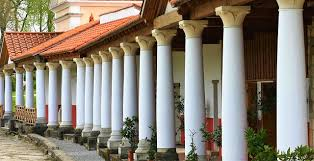
#> input picture data/images9.jpeg, 314 x 161 px
$ jupyter execute Untitled.ipynb
#> lines starting #> are read from the running program, lines starting #| are printed output that depends on the picture; after the words box and inside, x2 and y2 are one past the last pixel; in counts of white or black regions, pixels touching at a corner belong together
[cell 1]
import cv2
import numpy as np

[cell 2]
from IPython.display import Image, display

# Display an image
image_path = "./data/images9.jpeg"  # Replace with your image path
display(Image(filename=image_path))

[cell 3]
# Load the image
image = cv2.imread(image_path)
#> image is the input picture: shape (161, 314, 3); mean B, G, R 117.5, 130.4, 138.8
gray = cv2.cvtColor(image, cv2.COLOR_BGR2GRAY)
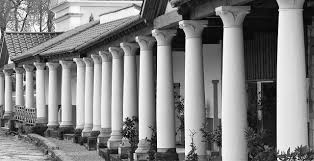
#> gray: shape (161, 314); min 0, max 255, mean 131.5

[cell 4]
# Apply thresholding
_, thresh = cv2.threshold(gray, 127, 255, cv2.THRESH_BINARY)
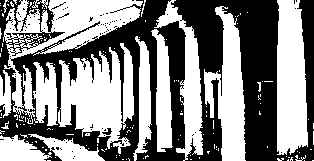
#> thresh: shape (161, 314); 52.7% white; 91 black regions (89 under 20 px)

[cell 5]
# Find contours
contours, _ = cv2.findContours(thresh, cv2.RETR_EXTERNAL, cv2.CHAIN_APPROX_SIMPLE)
#> contours = 145 contours, 133 with area under 20; largest, box (x1, y1, x2, y2) and area: (3, 0, 143, 124) 5442, (58, 43, 134, 154) 4480, (277, 0, 308, 155) 3930, (204, 6, 246, 161) 3234, (154, 0, 203, 161) 2176

[cell 6]
# Draw boundaries and represent each pillar with a distinct color
output_image = image.copy()
pillars_points = []

[cell 7]
# # Set a minimum area or height threshold to filter noise
# MIN_AREA = 30  # Adjust as per your image (in pixels)
# MIN_HEIGHT = 100  # Minimum height of the bounding box (in pixels)

# # for idx, contour in enumerate(contours):
# #     color = (np.random.randint(0, 256), np.random.randint(0, 256), np.random.randint(0, 256))  # Random color
# #     cv2.drawContours(output_image, [contour], -1, color, 2)  # Draw contour with color
# #     points = contour.reshape(-1, 2)  # Flatten contour to get points
# #     pillars_points.append(points)

# for contour in contours:
#     # Calculate area and bounding box
#     area = cv2.contourArea(contour)
#     x, y, w, h = cv2.boundingRect(contour)

#     # Filter out small noise by area or height
#     if area > MIN_AREA and h > MIN_HEIGHT:
#         # Draw contours and collect points if valid
#         color = (np.random.randint(0, 256), np.random.randint(0, 256), np.random.randint(0, 256))  # Random color
#         cv2.drawContours(output_image, [contour], -1, color, 2)
#         points = contour.reshape(-1, 2)  # Flatten contour to get points
#         pillars_points.append(points)


# Set a minimum area or height threshold to filter noise
MIN_AREA = 100  # Adjust as per your image (in pixels)
MIN_HEIGHT = 5   # Minimum height of the bounding box (in pixels)

# for idx, contour in enumerate(contours):
#     # Calculate area and bounding box
#     area = cv2.contourArea(contour)
#     x, y, w, h = cv2.boundingRect(contour)

#     # Filter out small noise by area or height
#     if area > MIN_AREA and h > MIN_HEIGHT:
#         # Generate a new random color for each pillar
#         color = tuple(np.random.randint(0, 256, size=3).tolist())  # Random RGB color
#         cv2.drawContours(output_image, [contour], -1, color, 2)  # Draw contour with the generated color

#         # Collect points of the contour
#         points = contour.reshape(-1, 2)  # Flatten contour to get points
#         pillars_points.append(points)

for contour in contours:
    # Calculate area and bounding box
    area = cv2.contourArea(contour)
    x, y, w, h = cv2.boundingRect(contour)

    # Filter out small objects and non-pillar-like shapes
    aspect_ratio = float(w) / h
    if area > MIN_AREA and h > MIN_HEIGHT and 0.1 <= aspect_ratio <= 0.8:
        # Generate a new random color for each pillar
        color = tuple(np.random.randint(0, 256, size=3).tolist())
        cv2.drawContours(output_image, [contour], -1, color, 2)  # Draw the valid pillar
        points = contour.reshape(-1, 2)  # Flatten contour to get points
        pillars_points.append(points)
#> this loop made 145 passes
#> (area, x, y, w, h, aspect_ratio, color) on passes 100, 103, 114, 118, 119, 133, 139, 140: (278, 0, 70, 12, 48, 0.25, (172, 47, 117)), (979, 33, 62, 25, 64, 0.391, (192, 67, 251)), (4480, 58, 43, 76, 111, 0.685, (195, 103, 9)), (1056.5, 133, 36, 19, 125, 0.152, (211, 21, 242)), (1424.5, 151, 29, 22, 123, 0.179, (36, 87, 70)), (3234.5, 204, 6, 42, 155, 0.271, (216, 88, 140)), (3930.5, 277, 0, 31, 155, 0.2, (58, 193, 230)), (2175.5, 154, 0, 49, 161, 0.304, (39, 87, 174))
#> (area, x, y, w, h, aspect_ratio) on passes 46, 50: (783.5, 0, 135, 52, 26, 2), (788, 28, 134, 77, 27, 2.85)
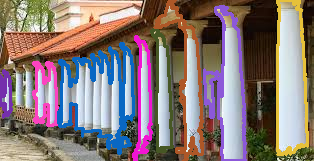
#> output_image: shape (161, 314, 3); 19.62% of pixels changed, all inside (x1, y1, x2, y2) = (0, 0, 309, 161)
#> after the loop, pillars_points = 8 items

[cell 8]
# Save the result image
cv2.imwrite('output_image.jpg', output_image)
#> Out = True

[cell 9]
# Dump the points to a file
with open('pillar_points.txt', 'w') as file:
    for pillar in pillars_points:
        for point in pillar:
            file.write(f"{point[0]},{point[1]}\n")
#> this loop made 8 passes

# Optionally, show the result
cv2.imshow('Identified Pillars', output_image)
cv2.waitKey(0)
cv2.destroyAllWindows()

$ run again, with data/pillars4.jpeg copied over data/images9.jpeg
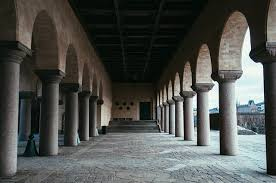
#> input picture data/pillars4.jpeg, 276 x 183 px
#> image is the input picture: shape (183, 276, 3); mean B, G, R 78.1, 81.6, 79.3
#> `_, thresh = cv2.threshold(gray, 127, 255, cv2.THRESH_BINARY)`:
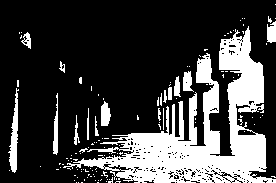
#> thresh: shape (183, 276); 25.4% white; 131 white regions (114 under 20 px)
#> contours = 130 contours, 118 with area under 20; largest, box (x1, y1, x2, y2) and area: (63, 26, 276, 183) 10522, (8, 88, 19, 173) 344, (101, 101, 111, 126) 161, (53, 93, 58, 155) 131, (183, 71, 194, 92) 130
#> the loop `for contour in contours:` made 130 passes
#> (area, x, y, w, h, aspect_ratio, color) on passes 84, 92, 106, 124: (161, 101, 101, 10, 25, 0.4, (172, 47, 117)), (344.5, 8, 88, 11, 85, 0.129, (192, 67, 251)), (129.5, 183, 71, 11, 21, 0.524, (195, 103, 9)), (128.5, 267, 21, 9, 22, 0.409, (211, 21, 242))
#> after the loop `for contour in contours:`:
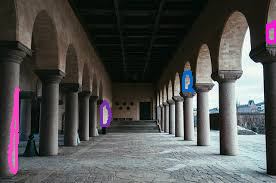
#> output_image: shape (183, 276, 3); 2.09% of pixels changed, all inside (x1, y1, x2, y2) = (7, 20, 276, 174)
#> after the loop `for contour in contours:`: pillars_points = 4 items
#> Out = True
#> the loop `for pillar in pillars_points:` made 4 passes

$ run again, with data/pillars5.jpeg copied over data/images9.jpeg
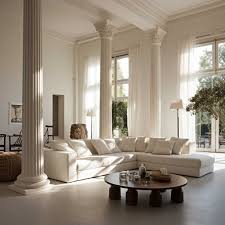
#> input picture data/pillars5.jpeg, 225 x 225 px
#> image is the input picture: shape (225, 225, 3); mean B, G, R 125.6, 139.7, 151.2
#> `_, thresh = cv2.threshold(gray, 127, 255, cv2.THRESH_BINARY)`:
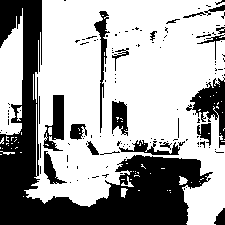
#> thresh: shape (225, 225); 64.7% white; 137 black regions (114 under 20 px)
#> contours = 60 contours, 54 with area under 20; largest, box (x1, y1, x2, y2) and area: (24, 0, 225, 225) 32736, (0, 8, 23, 135) 1980, (179, 176, 188, 185) 40, (17, 106, 22, 121) 38, (121, 188, 128, 198) 34, (121, 176, 134, 187) 24
#> the loop `for contour in contours:` made 60 passes
#> (area, x, y, w, h, aspect_ratio, color) on pass 59: (1979.5, 0, 8, 23, 127, 0.181, (172, 47, 117))
#> after the loop `for contour in contours:`:
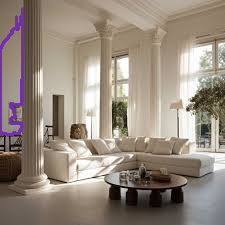
#> output_image: shape (225, 225, 3); 1.72% of pixels changed, all inside (x1, y1, x2, y2) = (0, 7, 24, 136)
#> after the loop `for contour in contours:`: pillars_points = 1 item
#> Out = True
#> the loop `for pillar in pillars_points:` made 1 pass
